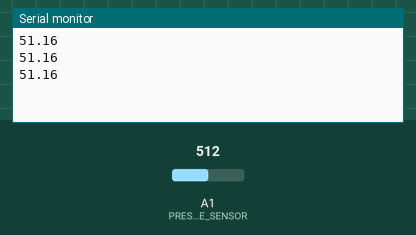
A sketch run on a simulated Arduino Uno, built with avr-gcc and run on an emulated ATmega328P. On the bench: the last lines printed to the serial monitor. The test bench sets the inputs (shaded band); at power-on: A1 (PRESSURE_SENSOR) = 512.

Above: at 1.3 s.
1.4 s: A1 (PRESSURE_SENSOR) set to 716
At 1.9 s:
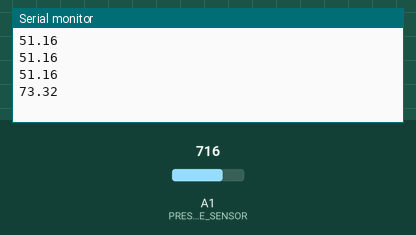
2.9 s: A1 (PRESSURE_SENSOR) set to 900
At 3.4 s:
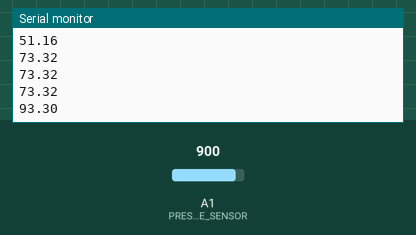
Timing chart, 0 to 5.9 s (numbered marks = the images above; inputs shaded):
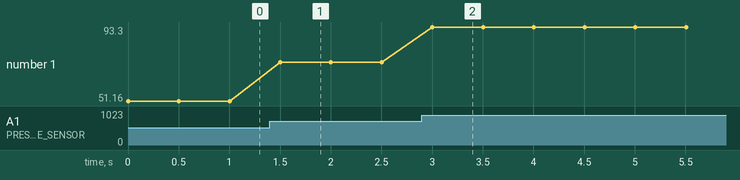

The sketch:

Pressure.ino
```cpp
/*
 *  Soft Robotics Course
 *  Tutorial 1
 *  Part 2
 *  TAs: Aida Parvaresh, Jonathan Tirado, Arman Goshtasbi
 *
 *
 *  For better practice, this given code is just the pseudo code
 *  Please try to follow the comments and write the required part
 *
 *
 *  If you are facing challenge in coding, Just ask the TAs.
 */


#include "Arduino.h" // Including libraries for microcontroller

#define PRESSURE_SENSOR (A1)   //Defining the input pins for the sensors


// Start editing the code here


    //MPX5100 Conversion equation  Vout=Vs(P * 0.009 + 0.04),  Vs=5V = 1023,  P =
    // Define the offset and gains based on the equation above
    const float pressure_offset = 4.44;
    const float pressure_gain = 0.1086;


// Finish ending the code here


void setup() {


  Serial.begin(115200);             // Starting Serial communication with computer baudrate 115200 bps
  pinMode(PRESSURE_SENSOR, INPUT);


}

void loop() {

    float pressure_sensorValue = (analogRead(PRESSURE_SENSOR)*pressure_gain-pressure_offset);
    Serial.println(pressure_sensorValue);    // pressure data in kpa
    //Serial.print(",");


    //Serial.println(0);
    delay(500);
}
```

Measured:
- after the input at 1.4 s, the serial monitor: prints a new line after 0.10 s (image 1)
- after the input at 2.9 s, the serial monitor: prints a new line after 0.10 s (image 2)
- plotted number 1: 51.16 → 73.32 after the input at 1.4 s, 73.32 → 93.3 after the input at 2.9 s
